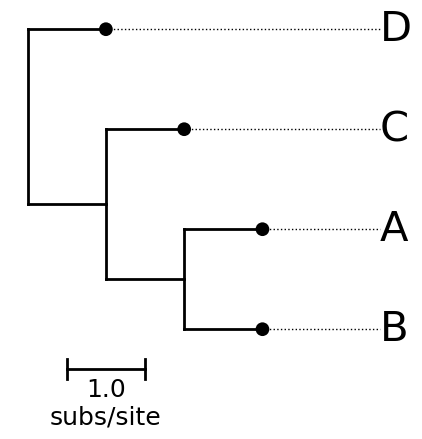

Source code (Python):
import baltic as bt
from baltic import bt_utils

import matplotlib as mpl
from matplotlib import pyplot as plt
from matplotlib.gridspec import GridSpec

treestring = '((("A":1,"B":1):1,"C":1):1,"D":1);'
ll = bt.make_tree(treestring, 'divergence')
ll.treeStats()

fig = plt.figure(figsize=(5,5),facecolor='w')
gs = GridSpec(1,1)

ax = plt.subplot(gs[0])

ll.plot_tree(ax)
ll.plot_points(ax)

ll.plot_aligned_tip_labels(ax, xSpace = 0.5, size = 30)

bt_utils.plot_scale_bar(ax, xy = (0.5, 0.1), tree = ll, style = 'fancy', textKwargs={'fontsize': 18})
bt_utils.clean_axes(ax)

plt.savefig('basic-tree-aligned-tips.png', bbox_inches='tight')
